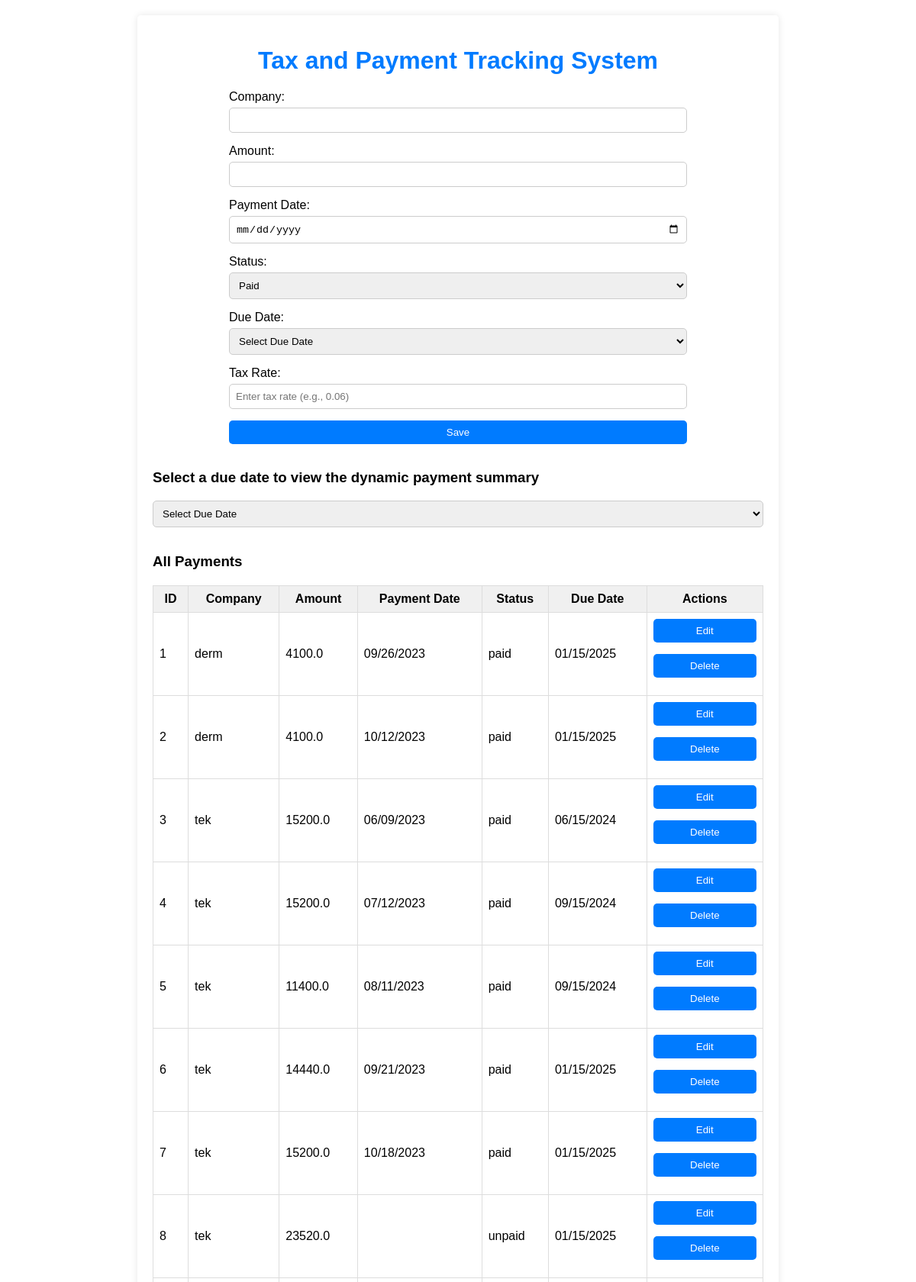
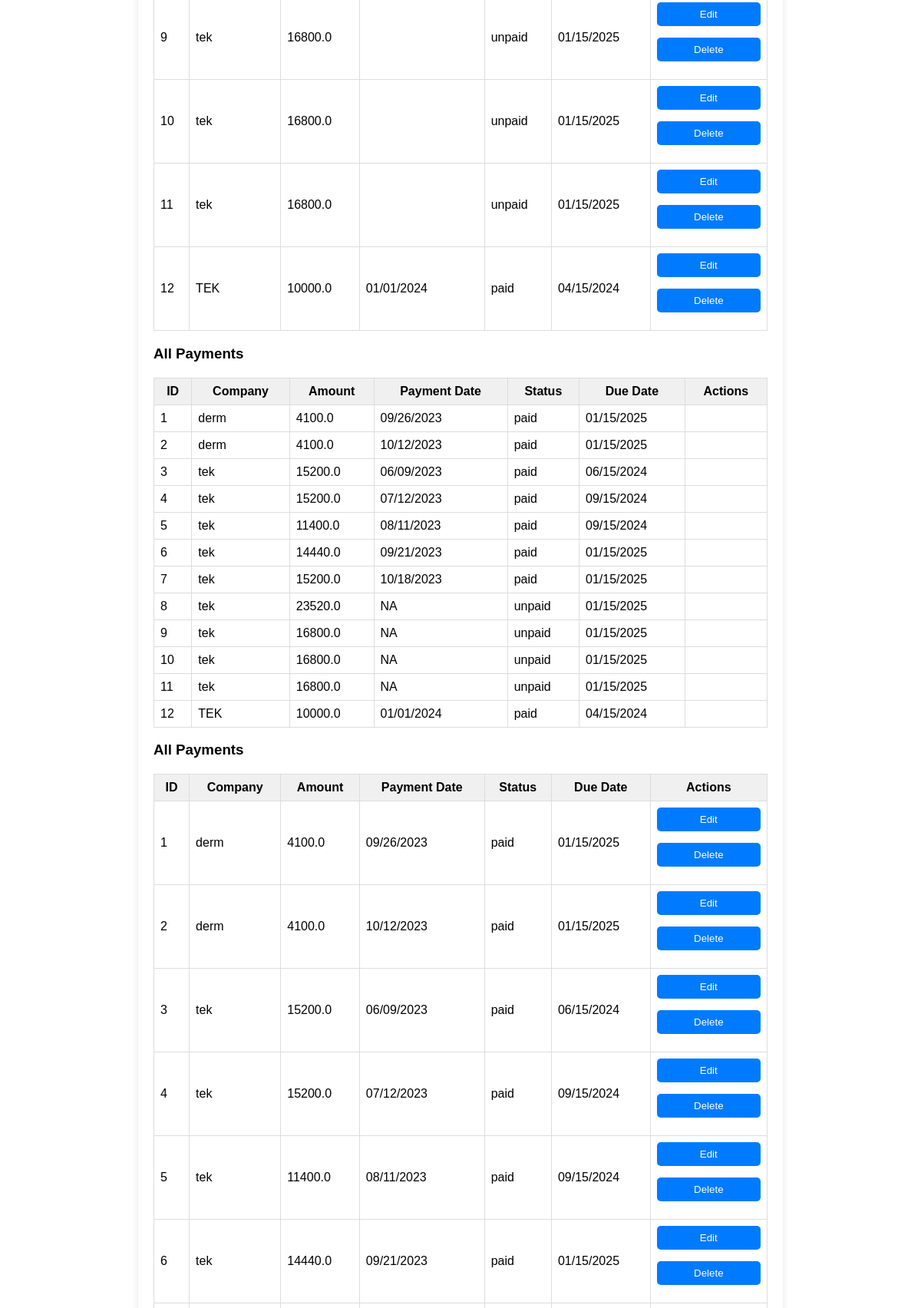
The page / (upper part) on the database its author committed (2 pictures, top to bottom).
### tables this page shows
CREATE TABLE "payments" (
    id INTEGER PRIMARY KEY AUTOINCREMENT,
    company TEXT,
    amount REAL,
    payment_date TEXT,
    status TEXT,
    due_date TEXT,
    tax_rate REAL
);

### app.py (the view)
@app.route('/')
def index():
    conn = sqlite3.connect(DATABASE)
    c = conn.cursor()
    current_year = datetime.datetime.now().year
    next_year = current_year + 1
    due_dates = [
        f"04/15/{current_year}",
        f"06/15/{current_year}",
        f"09/15/{current_year}",
        f"01/15/{next_year}"
    ]
    c.execute('''SELECT * FROM payments''')
    records = c.fetchall()
    print(records);
    return render_template('index.html',due_dates=due_dates,records=records)

### app.py (called while the page is built)
@app.template_filter('format_date')
def format_date(value):
    if value:
        return datetime.datetime.strptime(value, '%Y-%m-%d').strftime('%m/%d/%Y')
    return ''

### templates/index.html (shortened to what this page needs)
<!DOCTYPE html>
<html lang="en">
<head>
</head>
<body>
    <div class="container">
        <h1>Tax and Payment Tracking System</h1>
        <form id="taxForm" action="/submit" method="POST">
            <label for="company">Company:</label>
            <input type="text" id="company" name="company" required><br>
            <label for="amount">Amount:</label>
            <input type="number" id="amount" name="amount" step="0.01" required><br>
            <label for="paymentDate">Payment Date:</label>
            <input type="date" id="paymentDate" name="paymentDate"><br>
            <label for="status">Status:</label>
            <select id="status" name="status" required>
                <option value="paid">Paid</option>
            </select><br>
            <label for="dueDate">Due Date:</label>
            <select id="duDate" name="dueDate" required>
                <option value="">Select Due Date</option>
            </select><br>
            <label for="taxRate">Tax Rate:</label>
            <input type="number" id="taxRate" name="taxRate" step="0.01" placeholder="Enter tax rate (e.g., 0.06)" required><br>
            <button type="submit">Save</button>
        </form>
        <h3>Select a due date to view the dynamic payment summary</h3>
        <select id="dueDate" name="dueDate" required>
            <option value="">Select Due Date</option>
        </select><br>
        <div id="summary">  <div class="mt-4">
            <h3>All Payments</h3>
            <table class="table table-striped">
                <thead>
                    <tr>
                        <th>ID</th>
                        <th>Company</th>
                        <th>Amount</th>
                        <th>Payment Date</th>
                        <th>Status</th>
                        <th>Due Date</th>
                        <th>Actions</th>
                    </tr>
                </thead>
                <tbody>
                    {% for records in records %}
                    <tr>
                        <td>{{ records[0] }}</td>
                    <td>{{ records[1] }}</td>
                    <td>{{ records[2] }}</td>
                    <td>{{ records[3]|format_date }}</td>
                    <td>{{ records[4] }}</td>
                    <td>{{ records[5] }}</td>
                    <td>                    <button onclick="openEditPopup('{{ records[0] }}', '{{ records[1] }}', '{{ records[2] }}', '{{ records[3] }}', '{{ records[4] }}', '{{ records[5] }}', '{{ records[6] }}')">Edit</button>
                        <button onclick="deleteRecord('{{ records[0] }}')">Delete</button></td>
                    </tr>
                    {% endfor %}
                </tbody>
            </table>
        </div>
           <div class="mt-4">
        <h3>All Payments</h3>
        <table class="table table-striped">
            <thead>
                <tr>
                    <th>ID</th>
                    <th>Company</th>
                    <th>Amount</th>
                    <th>Payment Date</th>
                    <th>Status</th>
                    <th>Due Date</th>
                    <th>Actions</th>
                </tr>
            </thead>
            <tbody>
                {% for records in records %}
                <tr>
                    <td>{{ records[0] }}</td>
                <td>{{ records[1] }}</td>
                <td>{{ records[2] }}</td>
                <td>{% if records[3] %}{{ records[3]|format_date }}{% else %}NA{% endif %}</td>
                <td>{{ records[4] }}</td>
                <td>{{ records[5] }}</td>
                <td>
                    </td>
                </tr>
                {% endfor %}
            </tbody>
        </table>
    </div>
    </div>
    <div class="mt-4">
        <h3>All Payments</h3>
        <table class="table table-striped">
            <thead>
                <tr>
                    <th>ID</th>
                    <th>Company</th>
                    <th>Amount</th>
                    <th>Payment Date</th>
                    <th>Status</th>
                    <th>Due Date</th>
                    <th>Actions</th>
                </tr>
            </thead>
            <tbody>
                {% for records in records %}
                <tr>
                    <td>{{ records[0] }}</td>
                <td>{{ records[1] }}</td>
                <td>{{ records[2] }}</td>
                <td>{% if records[3] %}{{ records[3]|format_date }}{% else %}NA{% endif %}</td>
                <td>{{ records[4] }}</td>
                <td>{{ records[5] }}</td>
                <td>       <button onclick="openEditPopup('{{ records[0] }}', '{{ records[1] }}', '{{ records[2] }}', '{{ records[3] }}', '{{ records[4] }}', '{{ records[5] }}', '{{ records[6] }}')">Edit</button>
                    <button onclick="deleteRecord('{{ records[0] }}')">Delete</button>
                </td>
                </tr>
                {% endfor %}
            </tbody>
        </table>
    </div>
    </div>
</body>
</html>

### templates/index.html (style rules this page uses)
body { font-family: Arial, sans-serif; background-image: url('static/bg-img/PG1.jpg'); background-size: cover; background-repeat: no-repeat; background-position: center; margin: 0; padding: 0; }
.container { max-width: 800px; margin: 20px auto; padding: 20px; background-color:#ffffffe3; box-shadow: 0 0 10px rgba(0, 0, 0, 0.1); border-radius: 5px; }
h1 { text-align: center; margin-bottom: 20px; color: #007bff; }
form { max-width: 600px; margin: 0 auto; }
label { display: block; margin-bottom: 5px; }
input[type="text"], input[type="number"], input[type="date"], select, button { width: 100%; padding: 8px; margin-bottom: 15px; border-radius: 5px; border: 1px solid #ccc; box-sizing: border-box; }
button { background-color: #007bff; color: #fff; border: none; cursor: pointer; }
table { width: 100%; border-collapse: collapse; margin-top: 20px; }
th, td { border: 1px solid #ddd; padding: 8px; }
th { background-color: #f0f0f0; font-weight: bold; }

### rows shown on the page
payments: id "1", company "derm", amount "4100.0", payment_date "09/26/2023", status "paid", due_date "01/15/2025"
payments: id "2", company "derm", amount "4100.0", payment_date "10/12/2023", status "paid", due_date "01/15/2025"
payments: id "3", company "tek", amount "15200.0", payment_date "06/09/2023", status "paid", due_date "06/15/2024"
payments: id "4", company "tek", amount "15200.0", payment_date "07/12/2023", status "paid", due_date "09/15/2024"
payments: id "5", company "tek", amount "11400.0", payment_date "08/11/2023", status "paid", due_date "09/15/2024"
payments: id "6", company "tek", amount "14440.0", payment_date "09/21/2023", status "paid", due_date "01/15/2025"
payments: id "7", company "tek", amount "15200.0", payment_date "10/18/2023", status "paid", due_date "01/15/2025"
payments: id "8", company "tek", amount "23520.0", status "unpaid", due_date "01/15/2025", shows "NA"
payments: id "9", company "tek", amount "16800.0", status "unpaid", due_date "01/15/2025", shows "NA"
payments: id "10", company "tek", amount "16800.0", status "unpaid", due_date "01/15/2025", shows "NA"
payments: id "11", company "tek", amount "16800.0", status "unpaid", due_date "01/15/2025", shows "NA"
payments: id "12", company "TEK", amount "10000.0", payment_date "01/01/2024", status "paid", due_date "04/15/2024"
